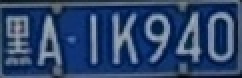
#> input picture enhance_imgae_moudle/黑A1K940_0.jpg, 121 x 39 px (shown 2 times larger); its folder holds only this picture in this run
$ python -i image_processor.py   (imports and definitions only)   (older library calls are emulated)
#> lines starting #> are read from the running program, lines starting #| are printed output that depends on the picture
#> further down, picture is the input picture: shape (39, 121, 3); mean B, G, R 107.7, 69.3, 45.7
"""
图像处理辅助模块
提供基础的图像处理功能，支持车牌图像的预处理
"""

import cv2
import numpy as np
from typing import Tuple, Optional, Union
import logging


class ImageProcessor:
    """
    图像处理器
    提供基础的图像处理功能
    """

    def __init__(self):
        self.logger = logging.getLogger(__name__)

    # [212 lines left out: functions resize_image, _resize_with_aspect_ratio, rotate_image, correct_skew, enhance_local_contrast, _apply_local_contrast and 1 more, not called in this run]

    def enhance_edges(self, image: np.ndarray, method: str = 'laplacian') -> np.ndarray:
        """
        边缘增强

        Args:
            image: 输入图像
            method: 边缘检测方法 ('laplacian', 'sobel', 'scharr')

        Returns:
            边缘增强后的图像
        """
#> called with method = 'laplacian'
        if len(image.shape) == 3:
            gray = cv2.cvtColor(image, cv2.COLOR_BGR2GRAY)
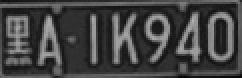
#> gray: shape (39, 121) (shown 2 times larger); min 6, max 177, mean 66.6
        else:
            gray = image.copy()

        if method == 'laplacian':
            edges = cv2.Laplacian(gray, cv2.CV_64F)
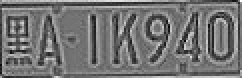
#> edges: shape (39, 121) float64 (shown 2 times larger); min -138, max 166, mean 0.9; drawn with min black and max white
        elif method == 'sobel':
            sobel_x = cv2.Sobel(gray, cv2.CV_64F, 1, 0, ksize=3)
            sobel_y = cv2.Sobel(gray, cv2.CV_64F, 0, 1, ksize=3)
            edges = np.sqrt(sobel_x ** 2 + sobel_y ** 2)
        elif method == 'scharr':
            scharr_x = cv2.Scharr(gray, cv2.CV_64F, 1, 0)
            scharr_y = cv2.Scharr(gray, cv2.CV_64F, 0, 1)
            edges = np.sqrt(scharr_x ** 2 + scharr_y ** 2)
        else:
            raise ValueError(f"未支持的边缘检测方法: {method}")

        # 标准化边缘图像
        edges = np.absolute(edges)
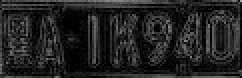
#> edges: shape (39, 121) float64 (shown 2 times larger); min 0, max 166, mean 34.8
        edges = np.uint8(np.clip(edges, 0, 255))

        # 将边缘添加到原图
        if len(image.shape) == 3:
            enhanced = image.copy()
            for i in range(3):
                enhanced[:, :, i] = cv2.addWeighted(image[:, :, i], 0.8, edges, 0.2, 0)
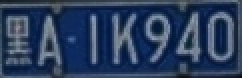
#> enhanced: shape (39, 121, 3) (shown 2 times larger); mean B, G, R 93.2, 62.4, 43.5
        else:
            enhanced = cv2.addWeighted(image, 0.8, edges, 0.2, 0)

        return enhanced

    # [53 lines left out: functions histogram_equalization, gamma_correction, not called in this run]

>>> import cv2
>>> picture = cv2.imread('黑A1K940_0.jpg')
>>> result = ImageProcessor().enhance_edges(picture)
